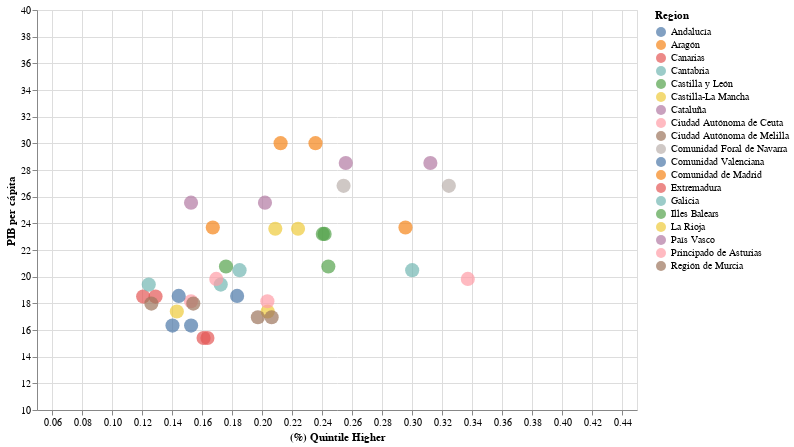

Notebook code for this chart:
### Code cell
df_3 = df_2[df_2['Year'] == 2012]

alt.Chart(df_3).mark_circle(size=200).encode(
    alt.X('value:Q',
         title = '(%) Quintile Higher',
         scale=alt.Scale(domain=[0.05, 0.45])),
    alt.Y('PIB_percapita_:Q',
         title = 'PIB per cápita',
         scale=alt.Scale(domain=[10, 40])),
    alt.Color('Region:N'),
    alt.Tooltip(['Region:N','Year'])
).properties(
    height = 400,
    width = 600
).interactive()

### Figure 1 — Vega-Lite specification as saved in the notebook (floating-point values rounded to 4 significant figures)
{"config": {"view": {"continuousWidth": 400, "continuousHeight": 300}}, "data": {"name": "data-6177e84d7d0ef72c4ce0ef2b575106bb"}, "mark": {"type": "circle", "size": 200}, "encoding": {"color": {"type": "nominal", "field": "Region"}, "tooltip": [{"type": "nominal", "field": "Region"}, {"type": "quantitative", "field": "Year"}], "x": {"type": "quantitative", "field": "value", "scale": {"domain": [0.05, 0.45]}, "title": "(%) Quintile Higher"}, "y": {"type": "quantitative", "field": "PIB_percapita_", "scale": {"domain": [10, 40]}, "title": "PIB per cápita"}}, "height": 400, "selection": {"selector144": {"type": "interval", "bind": "scales", "encodings": ["x", "y"]}}, "width": 600, "$schema": "https://vega.github.io/schema/vega-lite/v4.8.1.json", "datasets": {"data-6177e84d7d0ef72c4ce0ef2b575106bb": [{"Year": 2012, "Region": "Andalucía", "PIB_percapita_": 16.33, "Quintiles": "4º", "variable": "Ind_condition_quint_prop", "value": 0.1403}, {"Year": 2012, "Region": "Andalucía", "PIB_percapita_": 16.33, "Quintiles": "5º - Superior", "variable": "Ind_condition_quint_prop", "value": 0.1527}, {"Year": 2012, "Region": "Aragón", "PIB_percapita_": 23.69, "Quintiles": "4º", "variable": "Ind_condition_quint_prop", "value": 0.2956}, {"Year": 2012, "Region": "Aragón", "PIB_percapita_": 23.69, "Quintiles": "5º - Superior", "variable": "Ind_condition_quint_prop", "value": 0.1672}, {"Year": 2012, "Region": "Canarias", "PIB_percapita_": 18.51, "Quintiles": "4º", "variable": "Ind_condition_quint_prop", "value": 0.129}, {"Year": 2012, "Region": "Canarias", "PIB_percapita_": 18.51, "Quintiles": "5º - Superior", "variable": "Ind_condition_quint_prop", "value": 0.1208}, {"Year": 2012, "Region": "Cantabria", "PIB_percapita_": 20.49, "Quintiles": "4º", "variable": "Ind_condition_quint_prop", "value": 0.1851}, {"Year": 2012, "Region": "Cantabria", "PIB_percapita_": 20.49, "Quintiles": "5º - Superior", "variable": "Ind_condition_quint_prop", "value": 0.3001}, {"Year": 2012, "Region": "Castilla y León", "PIB_percapita_": 20.76, "Quintiles": "4º", "variable": "Ind_condition_quint_prop", "value": 0.2442}, {"Year": 2012, "Region": "Castilla y León", "PIB_percapita_": 20.76, "Quintiles": "5º - Superior", "variable": "Ind_condition_quint_prop", "value": 0.176}, {"Year": 2012, "Region": "Castilla-La Mancha", "PIB_percapita_": 17.39, "Quintiles": "4º", "variable": "Ind_condition_quint_prop", "value": 0.2038}, {"Year": 2012, "Region": "Castilla-La Mancha", "PIB_percapita_": 17.39, "Quintiles": "5º - Superior", "variable": "Ind_condition_quint_prop", "value": 0.1432}, {"Year": 2012, "Region": "Cataluña", "PIB_percapita_": 25.55, "Quintiles": "4º", "variable": "Ind_condition_quint_prop", "value": 0.202}, {"Year": 2012, "Region": "Cataluña", "PIB_percapita_": 25.55, "Quintiles": "5º - Superior", "variable": "Ind_condition_quint_prop", "value": 0.1527}, {"Year": 2012, "Region": "Ciudad Autónoma de Ceuta", "PIB_percapita_": 18.15, "Quintiles": "4º", "variable": "Ind_condition_quint_prop", "value": 0.1527}, {"Year": 2012, "Region": "Ciudad Autónoma de Ceuta", "PIB_percapita_": 18.15, "Quintiles": "5º - Superior", "variable": "Ind_condition_quint_prop", "value": 0.2036}, {"Year": 2012, "Region": "Ciudad Autónoma de Melilla", "PIB_percapita_": 16.95, "Quintiles": "4º", "variable": "Ind_condition_quint_prop", "value": 0.1972}, {"Year": 2012, "Region": "Ciudad Autónoma de Melilla", "PIB_percapita_": 16.95, "Quintiles": "5º - Superior", "variable": "Ind_condition_quint_prop", "value": 0.2064}, {"Year": 2012, "Region": "Comunidad Foral de Navarra", "PIB_percapita_": 26.81, "Quintiles": "4º", "variable": "Ind_condition_quint_prop", "value": 0.2544}, {"Year": 2012, "Region": "Comunidad Foral de Navarra", "PIB_percapita_": 26.81, "Quintiles": "5º - Superior", "variable": "Ind_condition_quint_prop", "value": 0.3246}, {"Year": 2012, "Region": "Comunidad Valenciana", "PIB_percapita_": 18.56, "Quintiles": "4º", "variable": "Ind_condition_quint_prop", "value": 0.1445}, {"Year": 2012, "Region": "Comunidad Valenciana", "PIB_percapita_": 18.56, "Quintiles": "5º - Superior", "variable": "Ind_condition_quint_prop", "value": 0.1834}, {"Year": 2012, "Region": "Comunidad de Madrid", "PIB_percapita_": 30.01, "Quintiles": "4º", "variable": "Ind_condition_quint_prop", "value": 0.2357}, {"Year": 2012, "Region": "Comunidad de Madrid", "PIB_percapita_": 30.01, "Quintiles": "5º - Superior", "variable": "Ind_condition_quint_prop", "value": 0.2124}, {"Year": 2012, "Region": "Extremadura", "PIB_percapita_": 15.4, "Quintiles": "4º", "variable": "Ind_condition_quint_prop", "value": 0.1636}, {"Year": 2012, "Region": "Extremadura", "PIB_percapita_": 15.4, "Quintiles": "5º - Superior", "variable": "Ind_condition_quint_prop", "value": 0.161}, {"Year": 2012, "Region": "Galicia", "PIB_percapita_": 19.4, "Quintiles": "4º", "variable": "Ind_condition_quint_prop", "value": 0.1725}, {"Year": 2012, "Region": "Galicia", "PIB_percapita_": 19.4, "Quintiles": "5º - Superior", "variable": "Ind_condition_quint_prop", "value": 0.1245}, {"Year": 2012, "Region": "Illes Balears", "PIB_percapita_": 23.21, "Quintiles": "4º", "variable": "Ind_condition_quint_prop", "value": 0.2418}, {"Year": 2012, "Region": "Illes Balears", "PIB_percapita_": 23.21, "Quintiles": "5º - Superior", "variable": "Ind_condition_quint_prop", "value": 0.2405}, {"Year": 2012, "Region": "La Rioja", "PIB_percapita_": 23.6, "Quintiles": "4º", "variable": "Ind_condition_quint_prop", "value": 0.2089}, {"Year": 2012, "Region": "La Rioja", "PIB_percapita_": 23.6, "Quintiles": "5º - Superior", "variable": "Ind_condition_quint_prop", "value": 0.224}, {"Year": 2012, "Region": "País Vasco", "PIB_percapita_": 28.53, "Quintiles": "4º", "variable": "Ind_condition_quint_prop", "value": 0.2558}, {"Year": 2012, "Region": "País Vasco", "PIB_percapita_": 28.53, "Quintiles": "5º - Superior", "variable": "Ind_condition_quint_prop", "value": 0.3122}, {"Year": 2012, "Region": "Principado de Asturias", "PIB_percapita_": 19.83, "Quintiles": "4º", "variable": "Ind_condition_quint_prop", "value": 0.1695}, {"Year": 2012, "Region": "Principado de Asturias", "PIB_percapita_": 19.83, "Quintiles": "5º - Superior", "variable": "Ind_condition_quint_prop", "value": 0.3372}, {"Year": 2012, "Region": "Región de Murcia", "PIB_percapita_": 17.98, "Quintiles": "4º", "variable": "Ind_condition_quint_prop", "value": 0.1262}, {"Year": 2012, "Region": "Región de Murcia", "PIB_percapita_": 17.98, "Quintiles": "5º - Superior", "variable": "Ind_condition_quint_prop", "value": 0.1542}]}}
